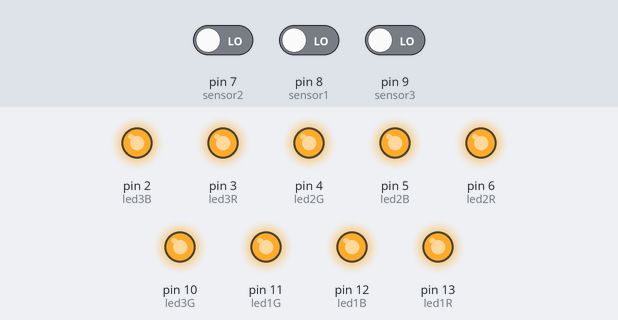
The sketch below on a simulated Arduino Uno, built with avr-gcc and run on an emulated ATmega328P. On the bench: output pins drawn as LEDs (lit = HIGH). The inputs (shaded band) are chosen by the test bench; at power-on: pin 7 (sensor2) LOW, pin 8 (sensor1) LOW, pin 9 (sensor3) LOW.

Above: at 1.2 s.
1.3 s: pin 7 (sensor2) driven HIGH
At 1.6 s:
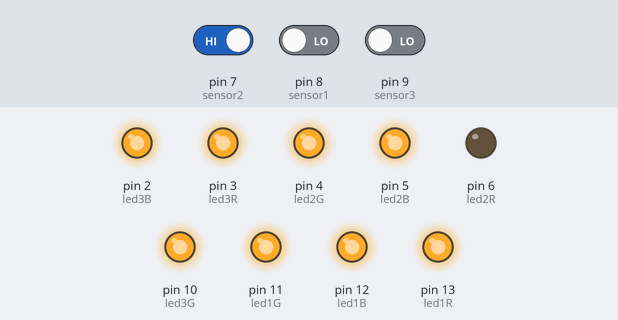
4.3 s: pin 8 (sensor1) driven HIGH
At 5.1 s:
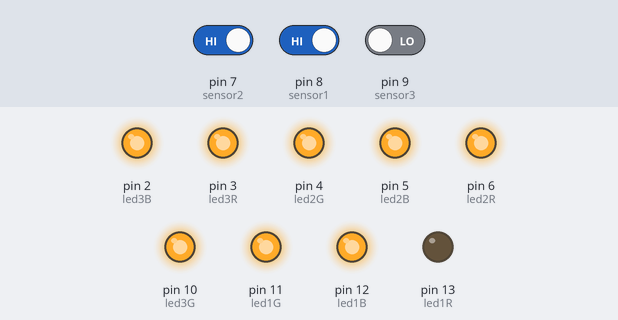
7.3 s: pin 7 (sensor2) driven LOW and pin 8 (sensor1) driven LOW and pin 9 (sensor3) driven HIGH
10.3 s: pin 9 (sensor3) driven LOW
At 10.9 s:
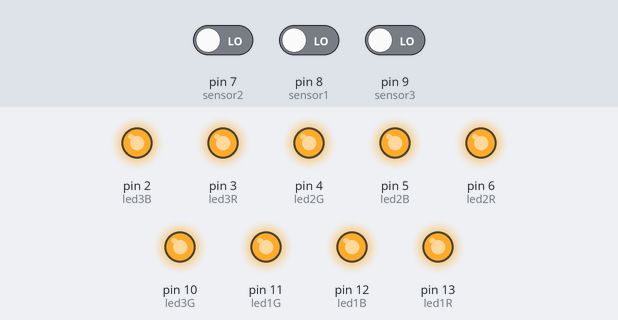
11.8 s: pin 9 (sensor3) driven HIGH
At 12.6 s:
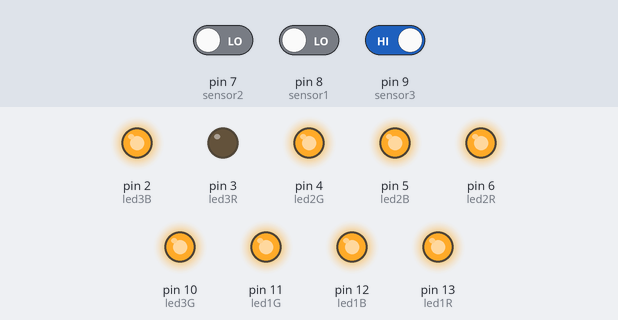
14.8 s: pin 7 (sensor2) driven HIGH
At 15.5 s:
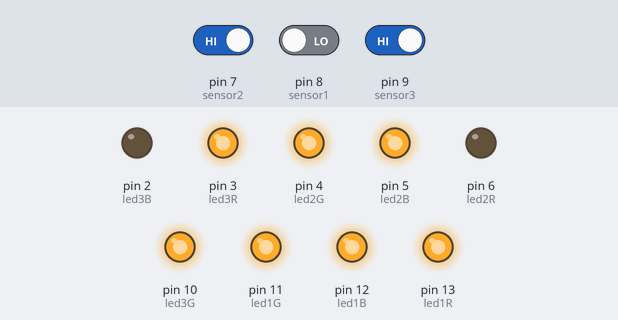
Timing chart, 0 to 26.3 s (numbered marks = the images above; inputs shaded):
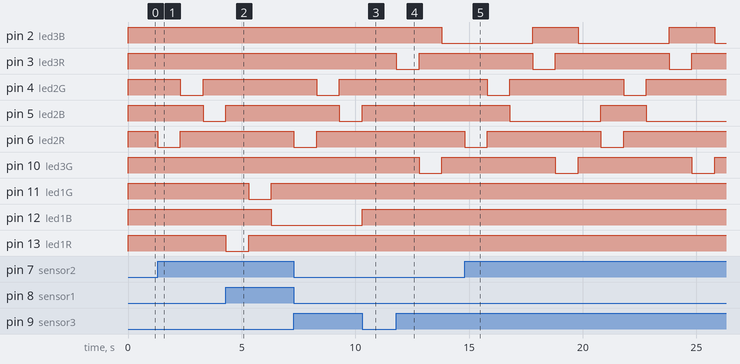

Measured:
- after the input at 1.3 s, pin 4 (led2G): HIGH → LOW after 1.0 s, → HIGH 1.0 s later; pin 5 (led2B): HIGH → LOW after 2.0 s; pin 6 (led2R): HIGH → LOW at once, → HIGH 1.0 s later
- after the input at 4.3 s, pin 4 (led2G): stays HIGH (without the input it goes to LOW after 1.0 s); pin 5 (led2B): goes on until 4.3 s, then stays HIGH; pin 6 (led2R): stays HIGH (without the input it goes to LOW after 0.00 s); pin 11 (led1G): HIGH → LOW after 1.0 s, → HIGH 1.0 s later; pin 12 (led1B): HIGH → LOW after 2.0 s
- after the input at 10.3 s, pin 3 (led3R): stays HIGH (without the input it goes to LOW after 0.00 s); pin 10 (led3G): stays HIGH (without the input it goes to LOW after 1.0 s)
- after the input at 11.8 s, pin 2 (led3B): HIGH → LOW after 2.0 s; pin 3 (led3R): HIGH → LOW at once, → HIGH 1.0 s later; pin 10 (led3G): HIGH → LOW after 1.0 s, → HIGH 1.0 s later
- after the input at 14.8 s, pin 2 (led3B): alternates HIGH for 2.0 s and LOW for 4.0 s, starting after 3.0 s; pin 3 (led3R): alternates HIGH for 5.0 s and LOW for 1.0 s, starting after 3.0 s

The sketch:

_3rgb-3button.ino
```cpp
int led1R = 13;
int led1G = 11;
int led1B = 12;
int led2R = 6;
int led2G = 4;
int led2B = 5;
int led3R = 3;
int led3G = 10;
int led3B = 2;
int sensor1 = 8;
int sensor2 = 7;
int sensor3 = 9;

///****************************************************
/// FUNCTIONS

void red1() {
  digitalWrite(led1R, LOW);
  digitalWrite(led1G, HIGH);
  digitalWrite(led1B, HIGH);

}
void green1() {
  digitalWrite(led1R, HIGH);
  digitalWrite(led1G, LOW);
  digitalWrite(led1B, HIGH);

}
void blue1() {
  digitalWrite(led1R, HIGH);
  digitalWrite(led1G, HIGH);
  digitalWrite(led1B, LOW);

}
void red2() {
  digitalWrite(led2R, LOW);
  digitalWrite(led2G, HIGH);
  digitalWrite(led2B, HIGH);

}
void green2() {
  digitalWrite(led2R, HIGH);
  digitalWrite(led2G, LOW);
  digitalWrite(led2B, HIGH);

}
void blue2() {
  digitalWrite(led2R, HIGH);
  digitalWrite(led2G, HIGH);
  digitalWrite(led2B, LOW);

}

void red3() {
  digitalWrite(led3R, LOW);
  digitalWrite(led3G, HIGH);
  digitalWrite(led3B, HIGH);

}
void green3() {
  digitalWrite(led3R, HIGH);
  digitalWrite(led3G, LOW);
  digitalWrite(led3B, HIGH);

}
void blue3() {
  digitalWrite(led3R, HIGH);
  digitalWrite(led3G, HIGH);
  digitalWrite(led3B, LOW);

}

void off() {
  digitalWrite(led1R, HIGH);
  digitalWrite(led1G, HIGH);
  digitalWrite(led1B, HIGH);
  digitalWrite(led2R, HIGH);
  digitalWrite(led2G, HIGH);
  digitalWrite(led2B, HIGH);
  digitalWrite(led3R, HIGH);
  digitalWrite(led3G, HIGH);
  digitalWrite(led3B, HIGH);

}

///****************************************************
///SETUP

void setup() {
  pinMode(led1R, OUTPUT);
  pinMode(led1G, OUTPUT);
  pinMode(led1B, OUTPUT);
  pinMode(led2R, OUTPUT);
  pinMode(led2G, OUTPUT);
  pinMode(led2B, OUTPUT);
  pinMode(led3R, OUTPUT);
  pinMode(led3G, OUTPUT);
  pinMode(led3B, OUTPUT);
  pinMode(sensor1, INPUT);
  pinMode(sensor2, INPUT);
  pinMode(sensor3, INPUT);


}

///****************************************************
///LOOP

void loop() {

  int button1 = digitalRead(sensor1);
  int button2 = digitalRead(sensor2);
  int button3 = digitalRead(sensor3);

  if (button1 == 1) {
    red1();
    delay(1000);
    green1();
    delay(1000);
    blue1();
    delay(1000);


  }

  if (button2 == 1) {
    red2();
    delay(1000);
    green2();
    delay(1000);
    blue2();
    delay(1000);

  }

  if (button3 == 1) {
    red3();
    delay(1000);
    green3();
    delay(1000);
    blue3();
    delay(1000);

  } else {
    off();


  }

}
```
